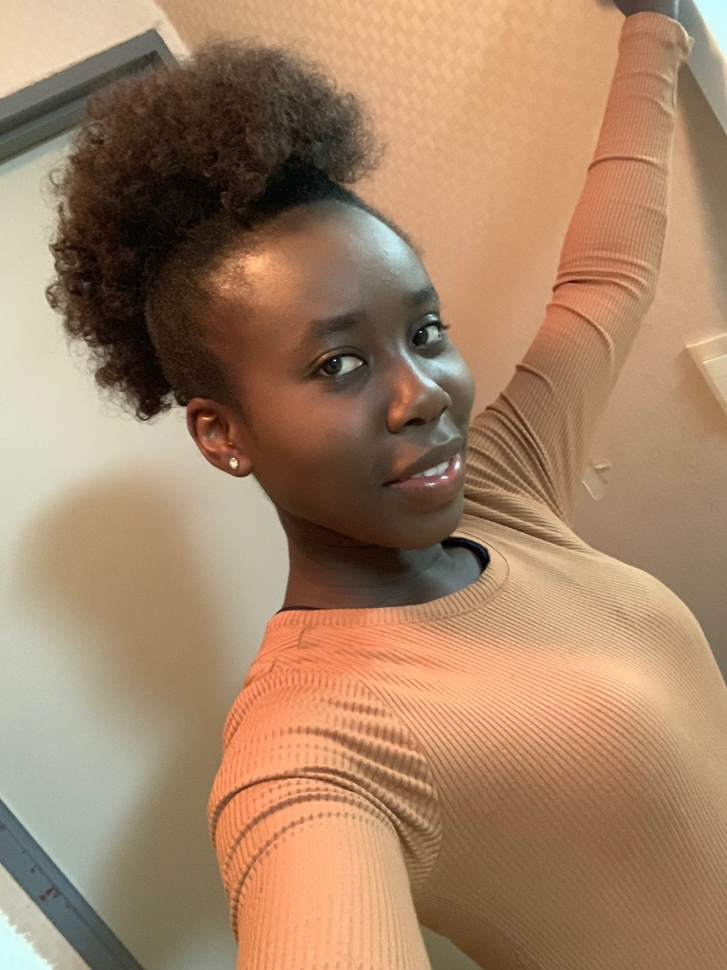
#> input picture mycvdata/sandy.JPG, 727 x 970 px, shrunk from 2316 x 3088 before the run, found by its file name
$ jupyter execute kernel_convolutionhomework2_mydata.ipynb   (shell and % lines are left out)
#> lines starting #> are read from the running program, lines starting #| are printed output that depends on the picture
## Implementing Kernel Convolution

Kernel can be used to transform images:
1. Edge Detection
2. Sharpen Images
3. Blur Images

[cell 1]
import cv2
import numpy as np
import matplotlib.pyplot as plt
from pylab import *

[cell 2]
image = cv2.imread('sandy.JPG')
#> image is the input picture: shape (970, 727, 3); mean B, G, R 102.2, 130.9, 163.8
img = cv2.cvtColor(image,cv2.COLOR_BGR2RGB)
plt.imshow(img)
plt.axis('off')
plt.title("Original Image")
plt.show()

[cell 3]
#Implement Kernel Convolution
#Identity matrix

identity = np.array(([0,0,0],[0,1,0],[0,0,0]),np.float32)
print("Identity Matrix")
print(identity)
identity_image = cv2.filter2D(img,-1,identity)
plt.imshow(identity_image)
plt.axis('off')
plt.title("Applied Identity Operation on Image")
plt.show()

[cell 4]
#Edge Detection on Image
edge1 = np.array(([1,0,-1],[0,0,0],[-1,0,1]),np.float32)
edge2 = np.array(([0,1,0],[1,-4,1],[0,1,0]),np.float32)
edge3 = np.array(([-1,-1,-1],[-1,8,-1],[-1,-1,-1]),np.float32)
edge1_image = cv2.filter2D(img,-1,edge1)
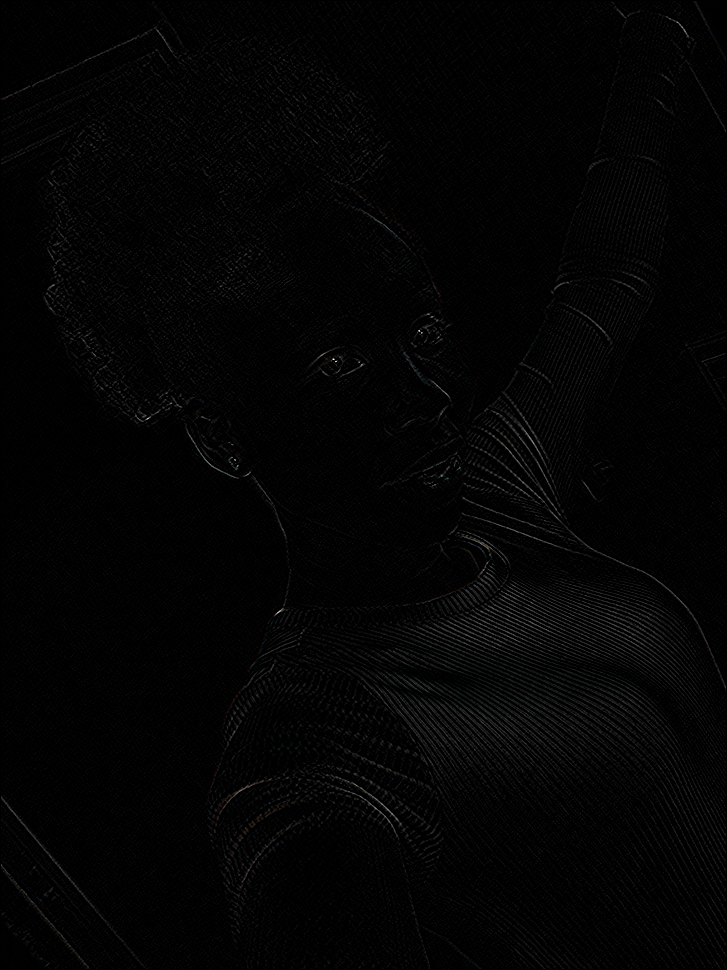
#> edge1_image: shape (970, 727, 3); mean R, G, B 3.7, 3.7, 3.7
edge2_image = cv2.filter2D(img,-1,edge2)
edge3_image = cv2.filter2D(img,-1,edge3)
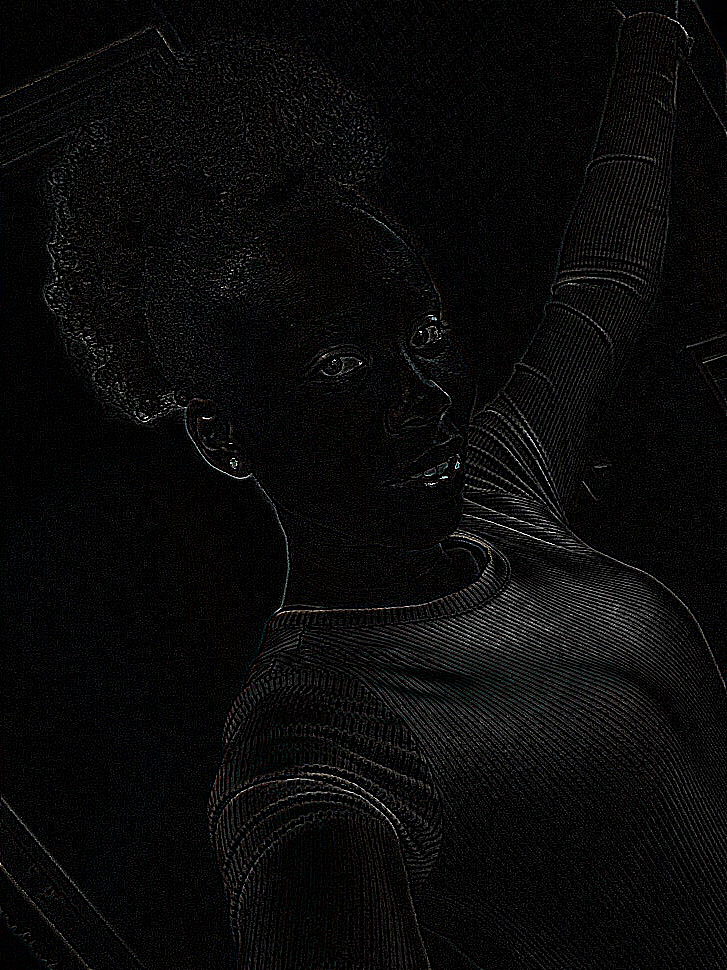
#> edge3_image: shape (970, 727, 3); mean R, G, B 10.5, 10.5, 10.6
fig, axs = subplots(1, 3, figsize=(16, 16))
axs[0].imshow(edge1_image)
axs[0].axis('off')
axs[1].imshow(edge2_image)
axs[1].axis('off')
axs[2].imshow(edge3_image)
axs[2].axis('off')
show()
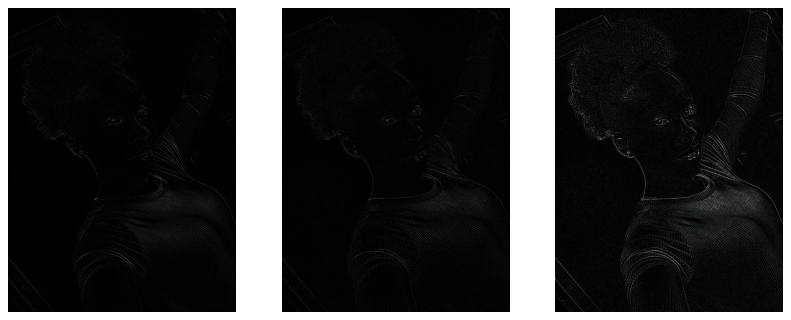
#> figure drawn by matplotlib, 3 panels

[cell 5]
#Sharpen Image
sharpen = np.array(([0,-1,0],[-1,5,-1],[0,-1,0]),np.float32)
sharpen_image = cv2.filter2D(img,-1,sharpen)
plt.imshow(sharpen_image)
plt.axis('off')
plt.title("Sharpen Image")
plt.show()

[cell 6]
#Box Blur
box_blur = np.array(([0,-1,0],[-1,5,-1],[0,-1,0]),np.float32) / 9
boxblur_image = cv2.filter2D(img,-1,box_blur)
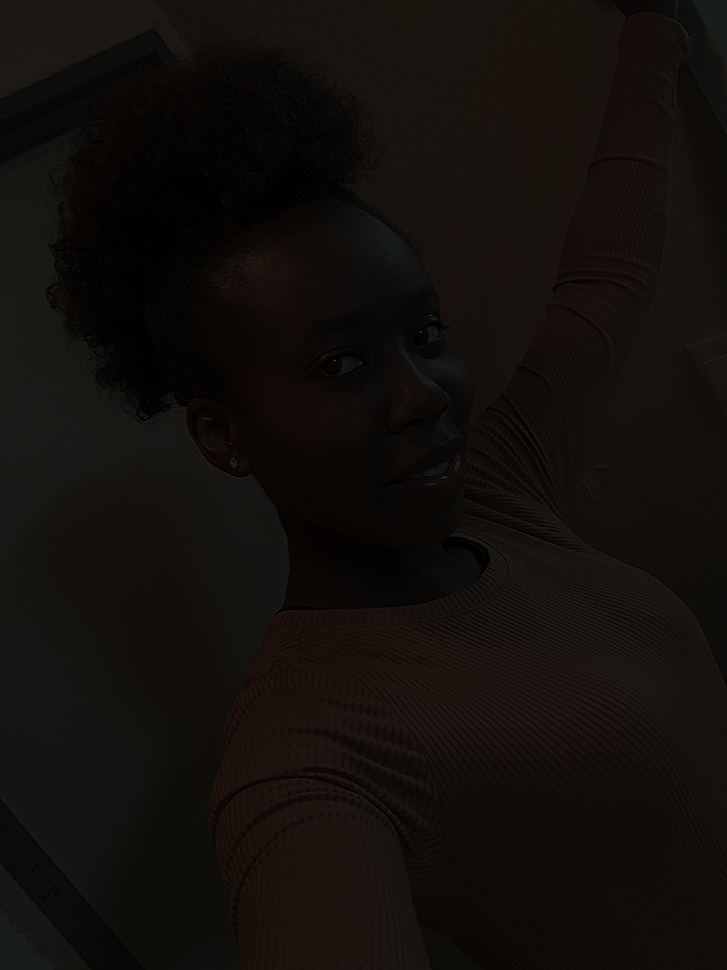
#> boxblur_image: shape (970, 727, 3); mean R, G, B 18.2, 14.6, 11.4
plt.imshow(boxblur_image)
plt.axis('off')
plt.title("Box Blur Image")
plt.show()

[cell 7]
#Gaussian Blur
gaussian_blur = np.array(([1,2,1],[2,4,2],[1,2,1]),np.float32) / 16
gaussianblur_image = cv2.filter2D(img,-1,gaussian_blur)
plt.imshow(gaussianblur_image)
plt.axis('off')
plt.title("Gaussian Blur Image")
plt.show()

[cell 8]
#Gaussian Blur 5x5
gaussian_blur5 = np.array(([1,4,6,4,1],[4,16,24,16,4],[6,24,36,24,6],[4,16,24,16,4],[1,4,6,4,1]),np.float32) / 256
gaussianblur_image5 = cv2.filter2D(img,-1,gaussian_blur)
plt.imshow(gaussianblur_image5)
plt.axis('off')
plt.title("Gaussian Blur Image 5x5")
plt.show()

[cell 9]
#Sobel Operator
sobel = np.array(([-1,0,1],[-2,0,2],[-1,2,1]),np.float32)
sobel_image = cv2.filter2D(img,-1,sobel)
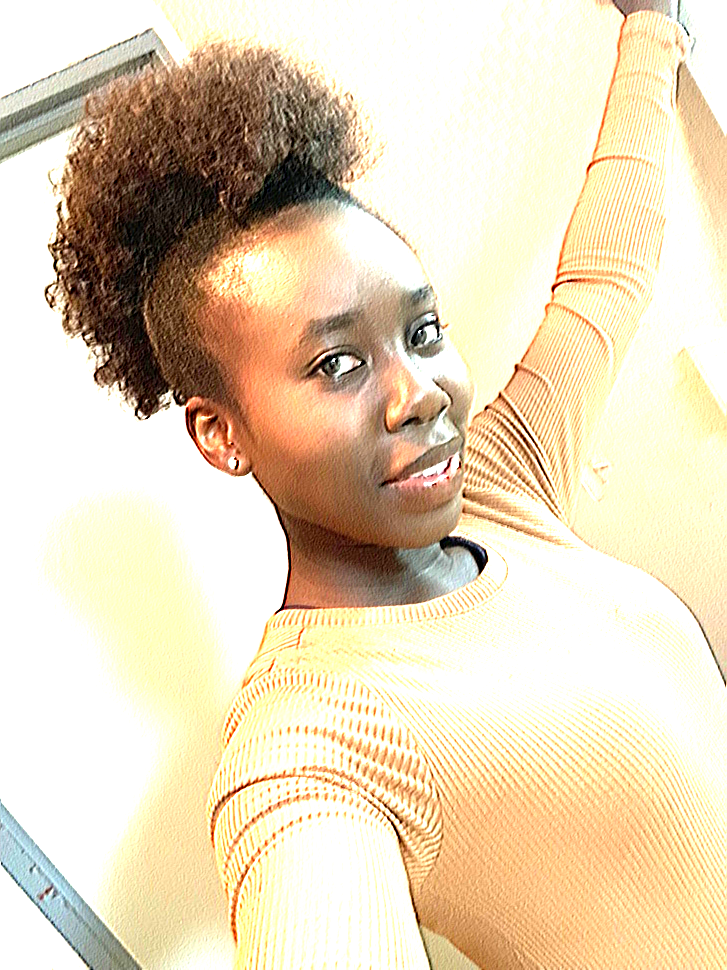
#> sobel_image: shape (970, 727, 3); mean R, G, B 229.6, 213.9, 186.5
plt.imshow(sobel_image)
plt.axis('off')
plt.title("Sobel Operator Image")
plt.show()

$ run again, with mycvdata/coins1.JPG copied over mycvdata/sandy.JPG
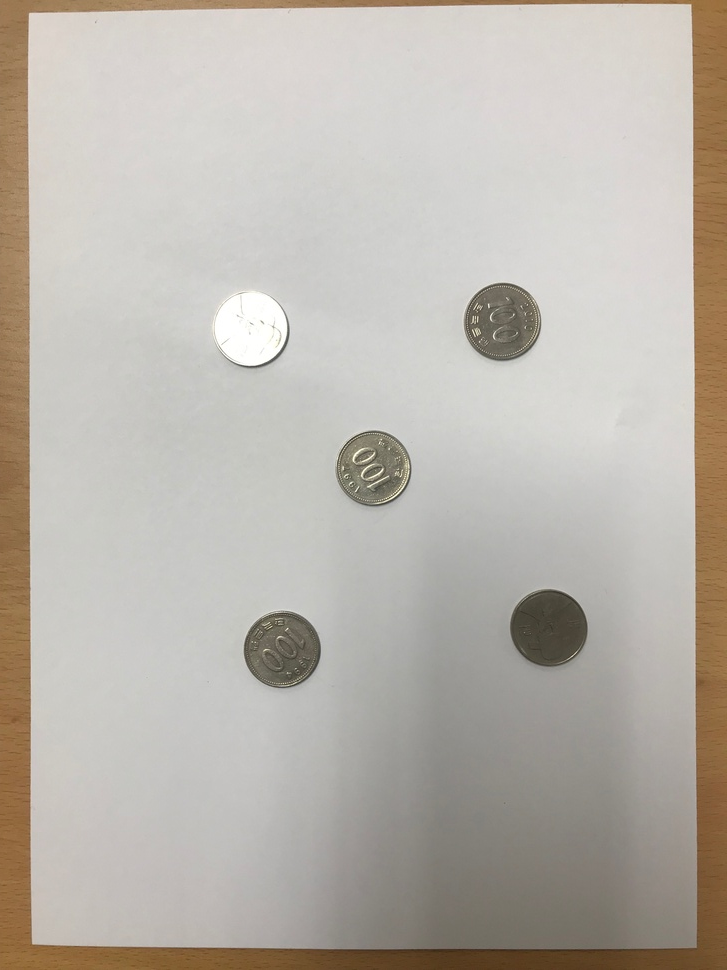
#> input picture mycvdata/coins1.JPG, 727 x 970 px, shrunk from 3024 x 4032 before the run, found by its file name
#> image is the input picture: shape (970, 727, 3); mean B, G, R 171.8, 180.1, 185.8
#> `boxblur_image = cv2.filter2D(img,-1,box_blur)`:
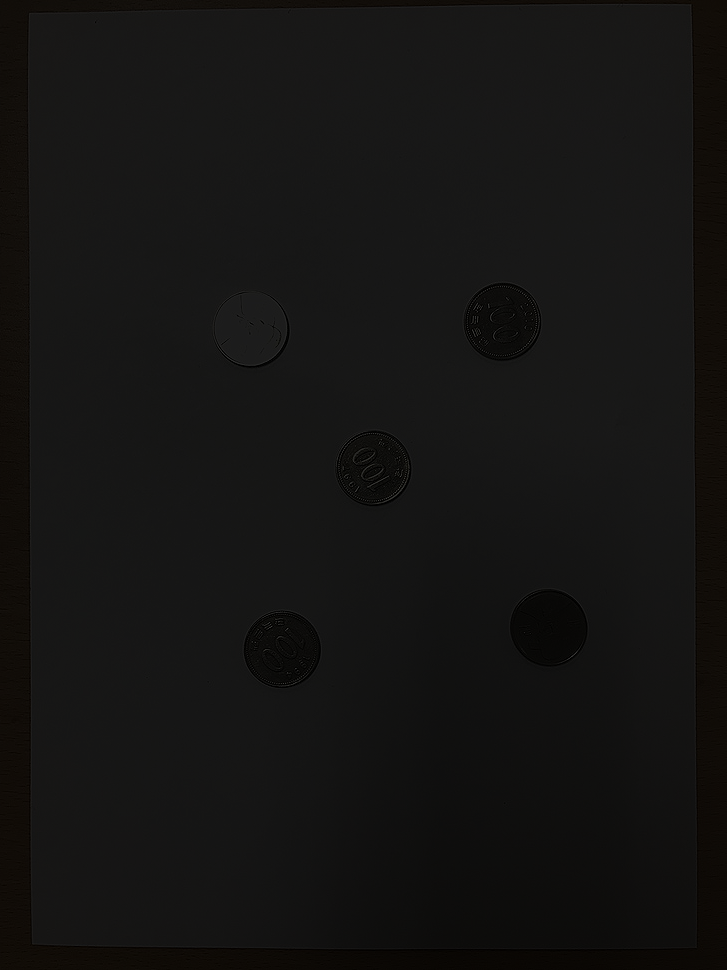
#> boxblur_image: shape (970, 727, 3); mean R, G, B 20.7, 20, 19.1
#> `sobel_image = cv2.filter2D(img,-1,sobel)`:
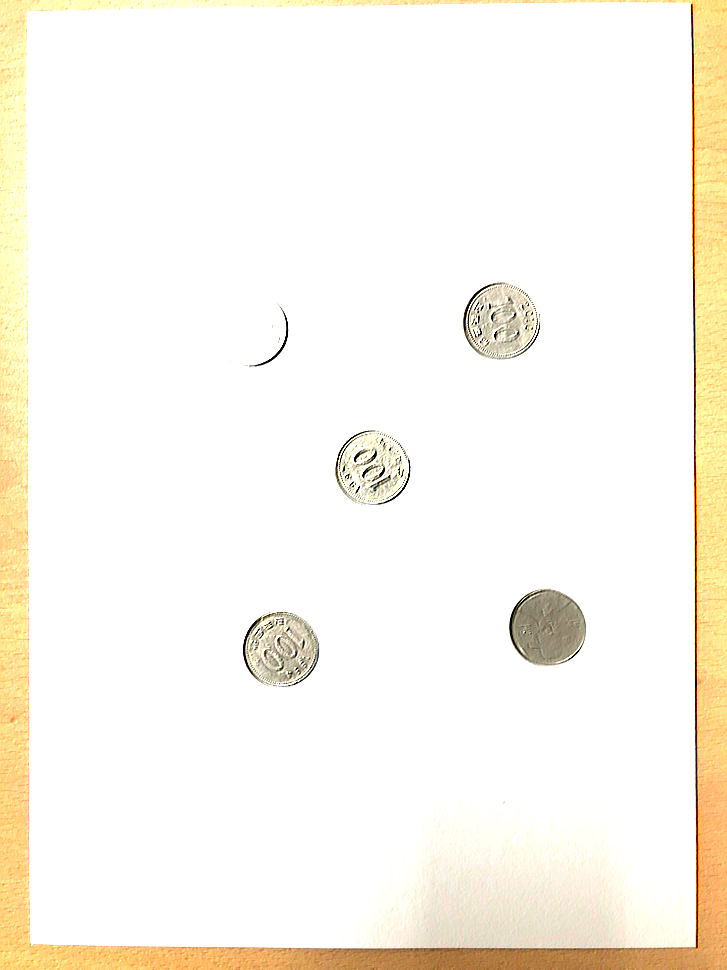
#> sobel_image: shape (970, 727, 3); mean R, G, B 251.4, 247.1, 237.5

$ run again, with mycvdata/coins3.JPG copied over mycvdata/sandy.JPG
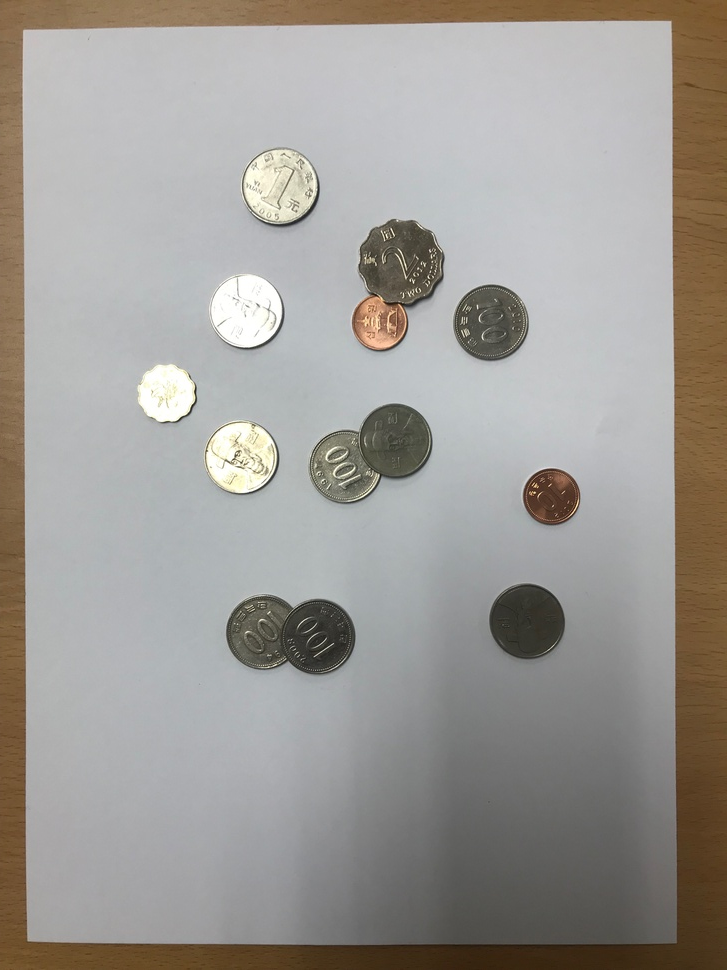
#> input picture mycvdata/coins3.JPG, 727 x 970 px, shrunk from 3024 x 4032 before the run, found by its file name
#> image is the input picture: shape (970, 727, 3); mean B, G, R 149.9, 154.6, 158.1
#> `boxblur_image = cv2.filter2D(img,-1,box_blur)`:
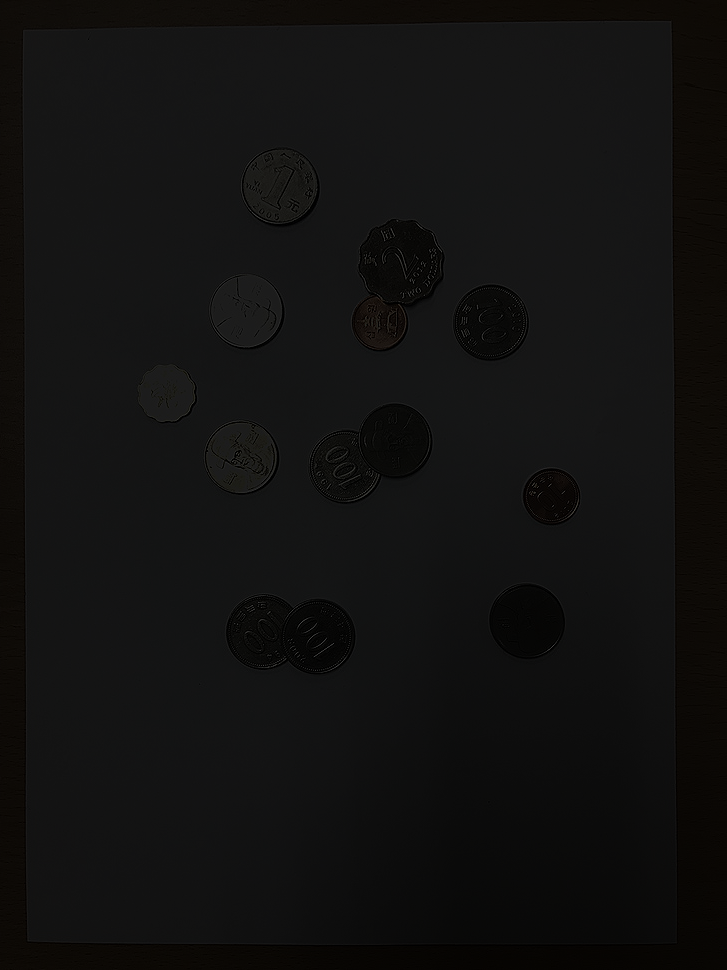
#> boxblur_image: shape (970, 727, 3); mean R, G, B 17.6, 17.2, 16.7
#> `sobel_image = cv2.filter2D(img,-1,sobel)`:
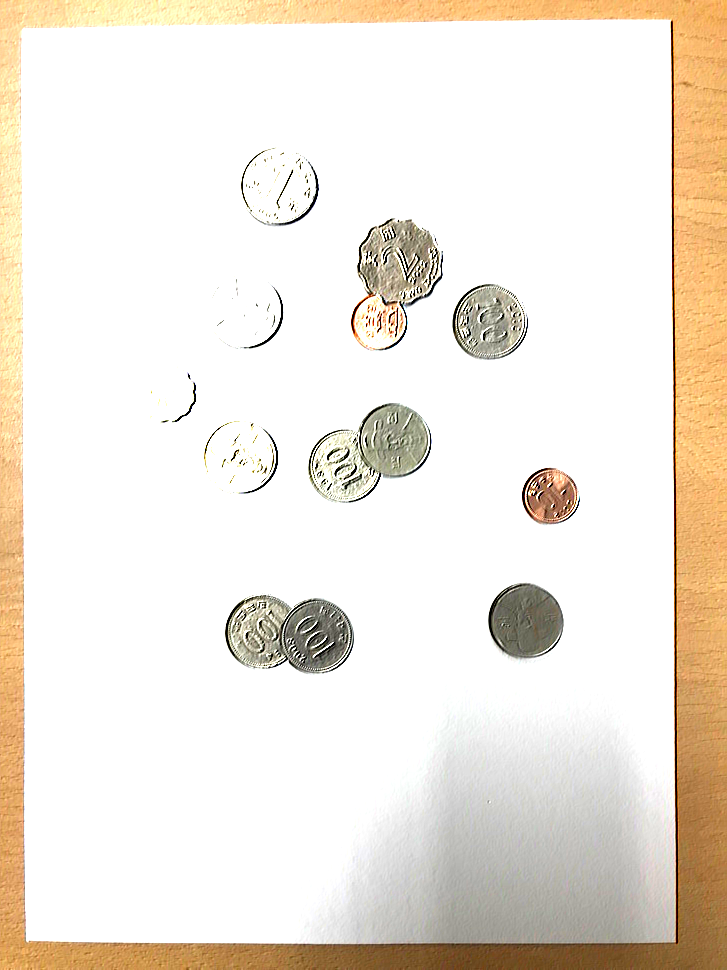
#> sobel_image: shape (970, 727, 3); mean R, G, B 239.7, 231.9, 221.1
